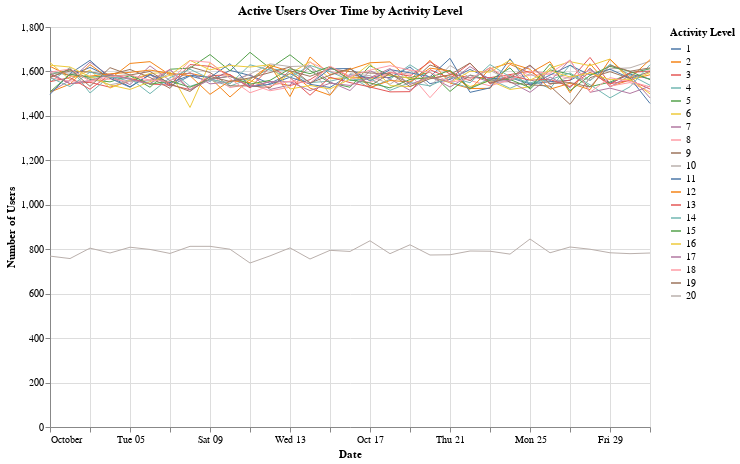

The notebook cell saved with this chart:
### Code cell
import altair as alt

alt.Chart(activity).mark_line(size=1).encode(
    x=alt.X('dt:T', title='Date'),
    y=alt.Y('number_of_active_users:Q', title='Number of Users'),
    color=alt.Color('activity_level:N', title='Activity Level'),
    tooltip=[
        alt.Tooltip('dt:T', title='Date'),
        alt.Tooltip('number_of_active_users:Q', title='Users'),
        alt.Tooltip('activity_level:N', title='Activity Level')
    ]
).properties(
    width=600,
    height=400,
    title='Active Users Over Time by Activity Level'
)

### Figure 1 — Vega-Lite specification as saved in the notebook (floating-point values rounded to 4 significant figures; data arrays with more than 128 entries replaced by an {"elided": "..."} marker saying what was removed)
{"config": {"view": {"continuousWidth": 300, "continuousHeight": 300}}, "data": {"name": "data-070f76c76fd19faf7558d610c3a363d8"}, "mark": {"type": "line", "size": 1}, "encoding": {"color": {"field": "activity_level", "title": "Activity Level", "type": "nominal"}, "tooltip": [{"field": "dt", "title": "Date", "type": "temporal"}, {"field": "number_of_active_users", "title": "Users", "type": "quantitative"}, {"field": "activity_level", "title": "Activity Level", "type": "nominal"}], "x": {"field": "dt", "title": "Date", "type": "temporal"}, "y": {"field": "number_of_active_users", "title": "Number of Users", "type": "quantitative"}}, "height": 400, "title": "Active Users Over Time by Activity Level", "width": 600, "$schema": "https://vega.github.io/schema/vega-lite/v5.20.1.json", "datasets": {"data-070f76c76fd19faf7558d610c3a363d8": {"elided": "620 records"}}}
